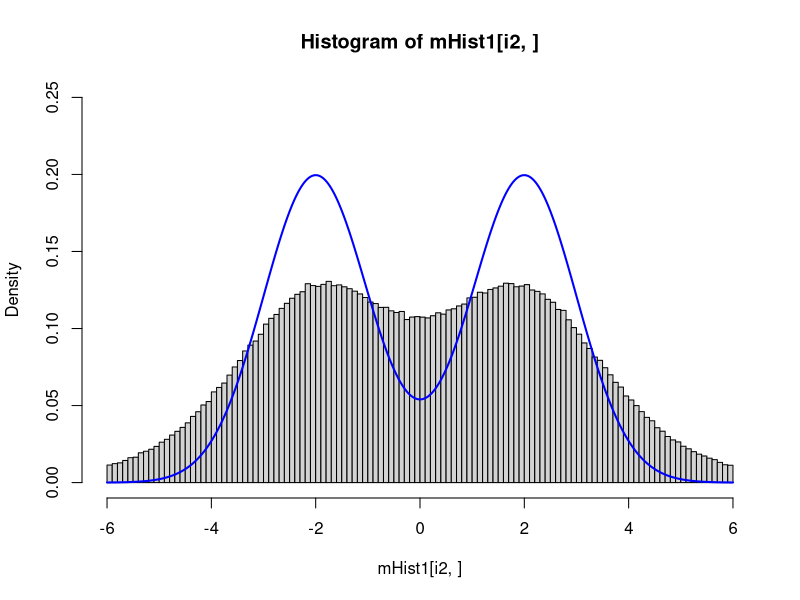
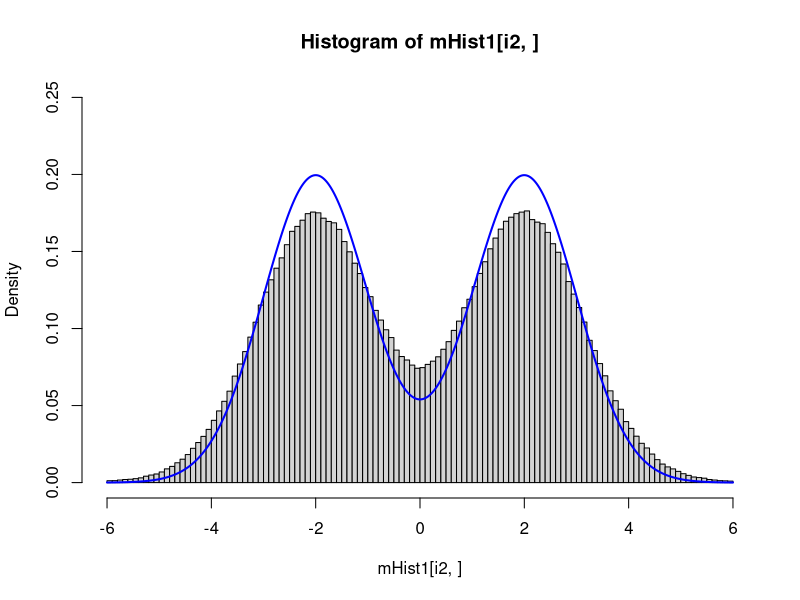

Recreate these plots in R, in order.
#if (!require("tidyverse")) install.packages("tidyverse")
#library(tidyverse)
#if (!require("scales")) install.packages("scales")
#library(scales)

################################################
## Conventional method (Bimodal distribution) ##
################################################

nSamples1 = 10^6
nSamples2 = c(4,32)
lns2 = length(nSamples2)

mHist1 = matrix(rep(0,lns2*nSamples1),lns2,nSamples1);

for(i1 in 1:nSamples1)
{
  for(i2 in 1:lns2)
  {
    myu = rnorm(1);
    if(rnorm(1)<0)
      myu = myu-2
    else
      myu = myu+2
    sig = rlnorm(1,meanlog=1,sdlog=0.5)
    
    averaged_var = mean(rnorm(nSamples2[i2], mean=myu, sd=sig))
    
    mHist1[i2,i1] = averaged_var
  }
}

x=seq(-6,+6,0.01)
y=dnorm(x,mean=-2,sd=1)/2+dnorm(x,mean=+2,sd=1)/2

i2=1
hist(mHist1[i2,], xlim=c(-6,+6), ylim=c(0,0.25), breaks=c(-Inf,seq(-6,+6, by=0.1),+Inf))
lines(x, y, lwd=2, col="blue")

i2=2
hist(mHist1[i2,], xlim=c(-6,+6), ylim=c(0,0.25), breaks=c(-Inf,seq(-6,+6, by=0.1),+Inf))
lines(x, y, lwd=2, col="blue")
